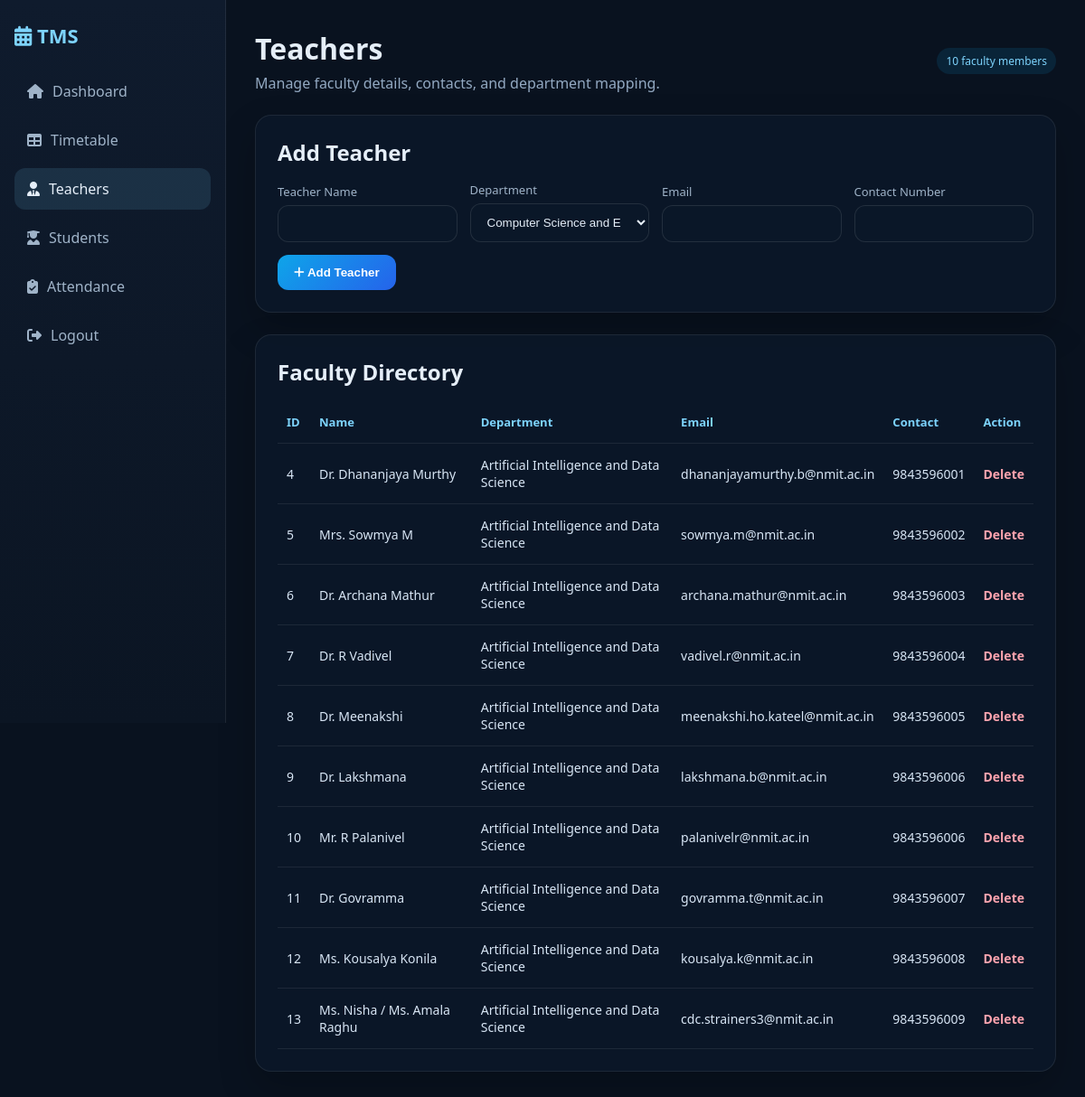
/teachers (signed in), run on the app's committed database.
### tables this page shows
CREATE TABLE Teachers (
                teacher_id   INTEGER PRIMARY KEY AUTOINCREMENT,
                teacher_name TEXT NOT NULL,
                dept_id      INTEGER,
                email        TEXT,
                contact_no   TEXT, employee_code TEXT, specialization TEXT, is_active INTEGER DEFAULT 1, availability_status TEXT DEFAULT 'available',
                FOREIGN KEY (dept_id) REFERENCES Department(dept_id)
            );

CREATE TABLE Department (
                dept_id   INTEGER PRIMARY KEY AUTOINCREMENT,
                dept_name TEXT NOT NULL,
                hod_name  TEXT
            );

### app.py (the view)
@app.route('/teachers')
def teachers():
    access_redirect = teacher_route_redirect()
    if access_redirect:
        return access_redirect
    if is_teacher_session():
        return redirect(url_for('teacher_workspace'))
    conn = get_connection()
    cursor = conn.cursor()
    cursor.execute('''
        SELECT t.teacher_id, t.teacher_name, d.dept_name,
               t.email, t.contact_no
        FROM Teachers t
        JOIN Department d ON t.dept_id = d.dept_id
    ''')
    teachers_data = cursor.fetchall()
    cursor.execute("SELECT * FROM Department")
    departments = cursor.fetchall()
    conn.close()
    return render_template('teachers.html',
        teachers=teachers_data,
        departments=departments
    )

### app.py (called while the page is built)
def is_student_session():
    return session.get('role') == 'student' and session.get('student_id')

def is_teacher_session():
    return session.get('role') == 'teacher'

def teacher_route_redirect():
    if 'user' not in session:
        return redirect(url_for('login'))
    if is_student_session():
        return redirect(url_for('dashboard'))
    return None

### database.py (called while the page is built)
def get_connection():
    conn = sqlite3.connect(DB_PATH)
    conn.row_factory = sqlite3.Row
    return conn

### templates/teachers.html (shortened to what this page needs)
<!DOCTYPE html>
<html lang="en">
<head>
    <link href="https://cdnjs.cloudflare.com/ajax/libs/font-awesome/6.4.0/css/all.min.css" rel="stylesheet">
</head>
<body>
    <aside class="sidebar">
        <div class="brand"><i class="fas fa-calendar-alt"></i> TMS</div>
        <a href="/dashboard" class="nav-link"><i class="fas fa-house"></i> Dashboard</a>
        <a href="/timetable" class="nav-link"><i class="fas fa-table"></i> Timetable</a>
        <a href="/teachers" class="nav-link active"><i class="fas fa-user-tie"></i> Teachers</a>
        <a href="/students" class="nav-link"><i class="fas fa-user-graduate"></i> Students</a>
        <a href="/attendance" class="nav-link"><i class="fas fa-clipboard-check"></i> Attendance</a>
        <a href="/logout" class="nav-link"><i class="fas fa-right-from-bracket"></i> Logout</a>
    </aside>
    <main class="main">
        <div class="hero">
            <div>
                <h1>Teachers</h1>
                <p>Manage faculty details, contacts, and department mapping.</p>
            </div>
            <span class="chip">{{ teachers|length }} faculty members</span>
        </div>
        <section class="panel">
            <h2 style="margin-bottom: 16px;">Add Teacher</h2>
            <form method="POST" action="/teachers/add" class="form-grid">
                <div>
                    <label for="teacher_name">Teacher Name</label>
                    <input id="teacher_name" name="teacher_name" required>
                </div>
                <div>
                    <label for="dept_id">Department</label>
                    <select id="dept_id" name="dept_id" required>
                        {% for dept in departments %}
                        <option value="{{ dept.dept_id }}">{{ dept.dept_name }}</option>
                        {% endfor %}
                    </select>
                </div>
                <div>
                    <label for="email">Email</label>
                    <input id="email" name="email" type="email" required>
                </div>
                <div>
                    <label for="contact_no">Contact Number</label>
                    <input id="contact_no" name="contact_no" required>
                </div>
                <div>
                    <button type="submit"><i class="fas fa-plus"></i> Add Teacher</button>
                </div>
            </form>
        </section>
        <section class="panel">
            <h2 style="margin-bottom: 16px;">Faculty Directory</h2>
            <div class="table-wrap">
                <table>
                    <thead>
                        <tr>
                            <th>ID</th>
                            <th>Name</th>
                            <th>Department</th>
                            <th>Email</th>
                            <th>Contact</th>
                            <th>Action</th>
                        </tr>
                    </thead>
                    <tbody>
                        {% for teacher in teachers %}
                        <tr>
                            <td>{{ teacher.teacher_id }}</td>
                            <td>{{ teacher.teacher_name }}</td>
                            <td>{{ teacher.dept_name }}</td>
                            <td>{{ teacher.email }}</td>
                            <td>{{ teacher.contact_no }}</td>
                            <td><a class="delete-link" href="/teachers/delete/{{ teacher.teacher_id }}">Delete</a></td>
                        </tr>
                        {% endfor %}
                    </tbody>
                </table>
            </div>
        </section>
    </main>
</body>
</html>

### templates/teachers.html (style rules this page uses)
* { margin: 0; padding: 0; box-sizing: border-box; }
body { font-family: "Segoe UI", sans-serif; background: #09121f; color: #e5eef8; min-height: 100vh; display: flex; }
.sidebar { width: 250px; min-height: 100vh; background: linear-gradient(180deg, #0f1b2d, #0b1523); border-right: 1px solid rgba(255, 255, 255, 0.08); padding: 24px 16px; position: fixed; left: 0; top: 0; }
.brand { font-size: 22px; font-weight: 700; color: #7dd3fc; margin-bottom: 24px; }
.nav-link { display: flex; align-items: center; gap: 10px; color: #9fb3c8; text-decoration: none; padding: 12px 14px; border-radius: 12px; margin-bottom: 8px; }
.nav-link:hover, .nav-link.active { background: rgba(125, 211, 252, 0.12); color: #e5eef8; }
.main { margin-left: 250px; width: calc(100% - 250px); padding: 32px; }
.hero { display: flex; justify-content: space-between; align-items: center; margin-bottom: 24px; gap: 16px; }
.hero h1 { font-size: 32px; margin-bottom: 6px; }
.hero p { color: #93a9c2; }
.panel { background: rgba(12, 24, 40, 0.9); border: 1px solid rgba(255, 255, 255, 0.08); border-radius: 18px; padding: 24px; box-shadow: 0 18px 40px rgba(0, 0, 0, 0.22); margin-bottom: 24px; }
.form-grid { display: grid; grid-template-columns: repeat(auto-fit, minmax(180px, 1fr)); gap: 14px; align-items: end; }
label { display: block; font-size: 13px; color: #9fb3c8; margin-bottom: 6px; }
input, select { width: 100%; padding: 12px 14px; border-radius: 12px; border: 1px solid rgba(255, 255, 255, 0.1); background: #0a1728; color: #e5eef8; }
button { padding: 12px 18px; border: none; border-radius: 12px; background: linear-gradient(135deg, #0ea5e9, #2563eb); color: white; font-weight: 700; cursor: pointer; }
table { width: 100%; border-collapse: collapse; }
th, td { text-align: left; padding: 14px 10px; border-bottom: 1px solid rgba(255, 255, 255, 0.08); }
th { color: #7dd3fc; font-size: 13px; }
td { color: #d8e6f5; font-size: 14px; }
.delete-link { color: #fda4af; text-decoration: none; font-weight: 600; }
.chip { display: inline-block; padding: 6px 10px; border-radius: 999px; background: rgba(14, 165, 233, 0.12); color: #7dd3fc; font-size: 12px; }

### data on the page
Teachers: teacher_id "4", teacher_name "Dr. Dhananjaya Murthy", dept_name "Artificial Intelligence and Data Science", email "dhananjayamurthy.b@nmit.ac.in", contact_no "9843596001"
Teachers: teacher_id "5", teacher_name "Mrs. Sowmya M", dept_name "Artificial Intelligence and Data Science", email "sowmya.m@nmit.ac.in", contact_no "9843596002"
Teachers: teacher_id "6", teacher_name "Dr. Archana Mathur", dept_name "Artificial Intelligence and Data Science", email "archana.mathur@nmit.ac.in", contact_no "9843596003"
Teachers: teacher_id "7", teacher_name "Dr. R Vadivel", dept_name "Artificial Intelligence and Data Science", email "vadivel.r@nmit.ac.in", contact_no "9843596004"
Teachers: teacher_id "8", teacher_name "Dr. Meenakshi", dept_name "Artificial Intelligence and Data Science", email "meenakshi.ho.kateel@nmit.ac.in", contact_no "9843596005"
Teachers: teacher_id "9", teacher_name "Dr. Lakshmana", dept_name "Artificial Intelligence and Data Science", email "lakshmana.b@nmit.ac.in", contact_no "9843596006"
Teachers: teacher_id "10", teacher_name "Mr. R Palanivel", dept_name "Artificial Intelligence and Data Science", email "palanivelr@nmit.ac.in", contact_no "9843596006"
Teachers: teacher_id "11", teacher_name "Dr. Govramma", dept_name "Artificial Intelligence and Data Science", email "govramma.t@nmit.ac.in", contact_no "9843596007"
Teachers: teacher_id "12", teacher_name "Ms. Kousalya Konila", dept_name "Artificial Intelligence and Data Science", email "kousalya.k@nmit.ac.in", contact_no "9843596008"
Teachers: teacher_id "13", teacher_name "Ms. Nisha / Ms. Amala Raghu", dept_name "Artificial Intelligence and Data Science", email "cdc.strainers3@nmit.ac.in", contact_no "9843596009"

### other printed values
{{ teachers|length }} "10"
form field dept_id "Computer Science and Engineering"
